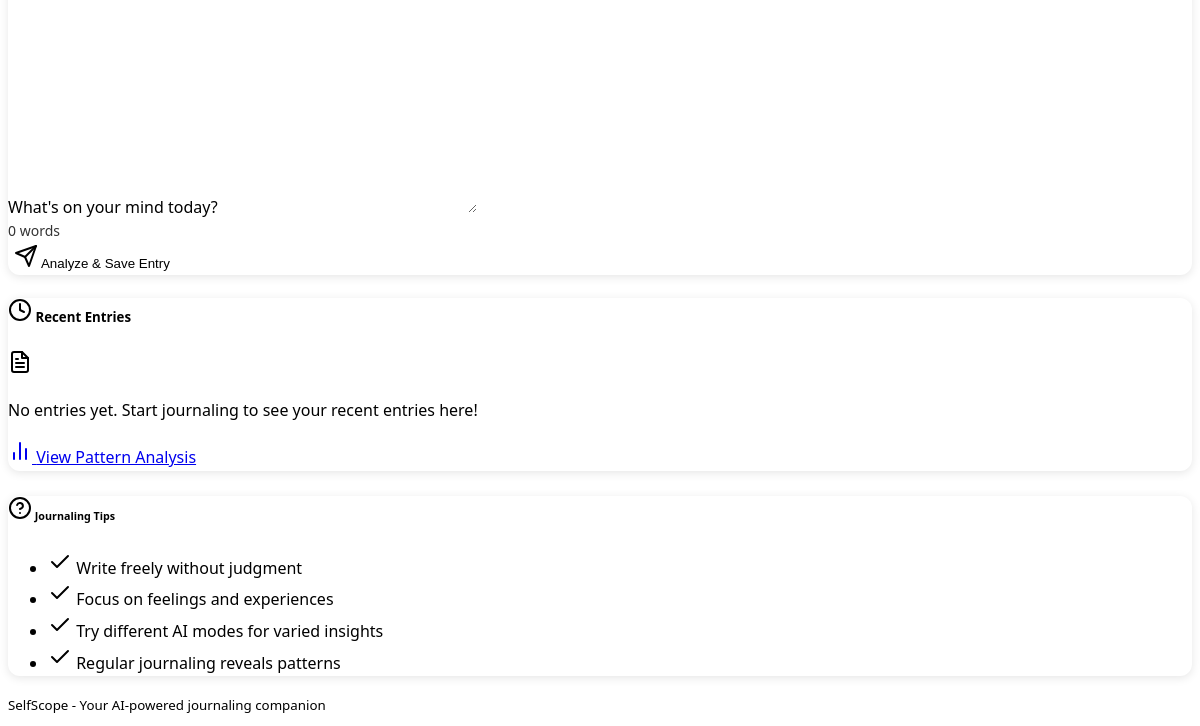
Before: / (lower part) with the older database file.
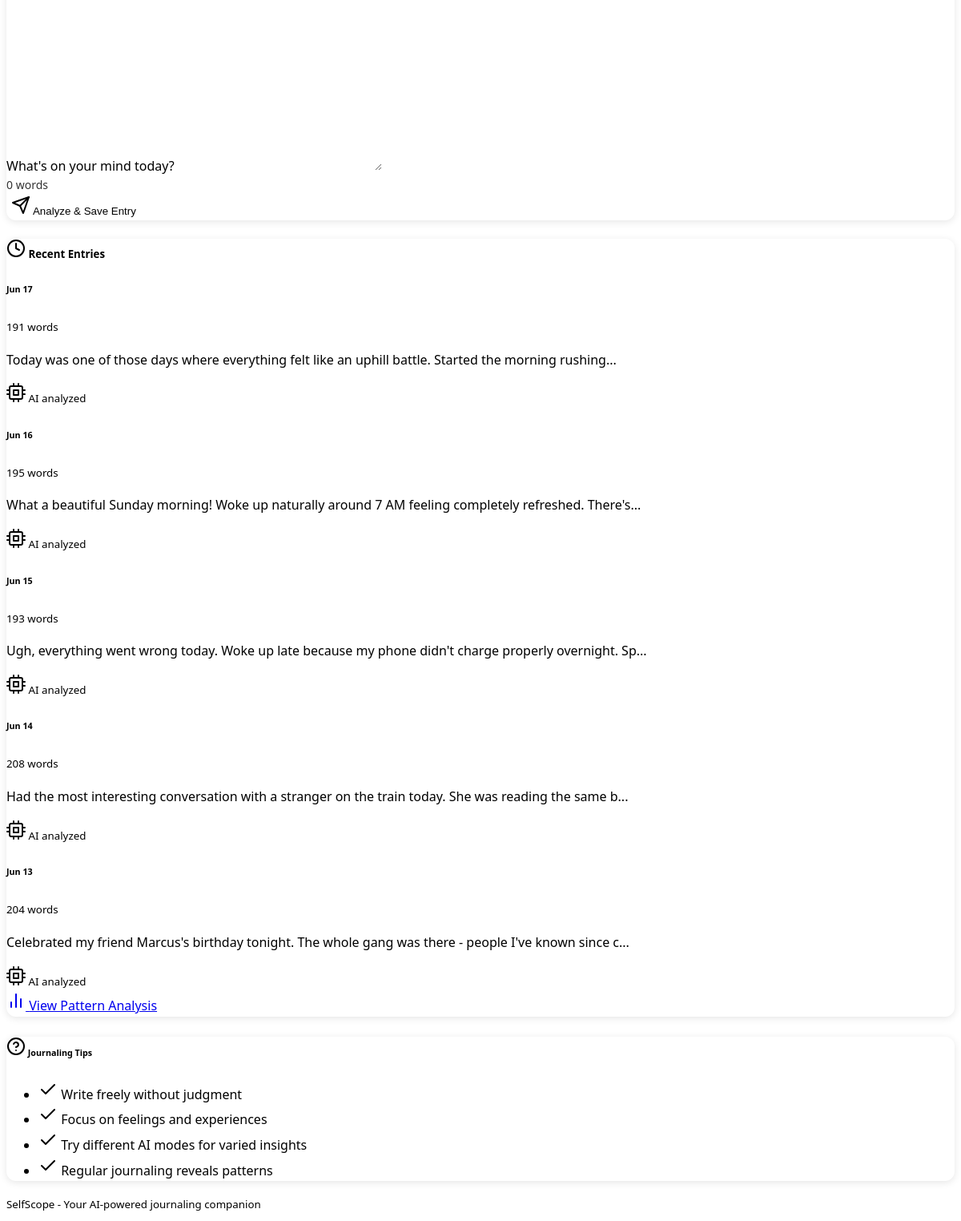
After: the same page with the newer database file.
### models.py (models this page shows, shortened)
class JournalEntry(db.Model):
    __tablename__ = 'journal_entries'
    id = db.Column(db.Integer, primary_key=True)
    date = db.Column(db.Date, nullable=False, unique=True, index=True)
    text = db.Column(db.Text, nullable=False)
    word_count = db.Column(db.Integer, default=0)
    ai_response = db.Column(db.Text)  # JSON string
    insight_mode = db.Column(db.String(50), default='reflective')
    created_at = db.Column(db.DateTime, default=datetime.utcnow)
    updated_at = db.Column(db.DateTime, default=datetime.utcnow, onupdate=datetime.utcnow)
    @property
    def ai_response_dict(self):
        if self.ai_response:
            try:
                return json.loads(self.ai_response)
            except json.JSONDecodeError:
                return {}
        return {}

### app.py (the view)
@app.route('/')
def index():
    recent_entries = journal_service.get_recent_entries(5)
    today_entry = journal_service.get_entry_by_date(datetime.now().strftime('%Y-%m-%d'))
    return render_template('index.html',
                         recent_entries=recent_entries,
                         today_entry=today_entry)

### app.py (called while the page is built)
@app.context_processor
def inject_context():
    return {
        'datetime': datetime,
        'ai_status': ai_service.get_status() if 'ai_service' in globals() else {'backend': 'Loading...', 'available': False}
    }

### database_ai_service.py (called while the page is built)
    def get_status(self):
        return self.local_ai.get_status()

### database_journal_service.py (called while the page is built, shortened)
    def get_entry_by_date(self, date_str):
        try:
            entry_date = datetime.strptime(date_str, '%Y-%m-%d').date()
            entry = JournalEntry.query.filter_by(date=entry_date).first()
            return None
        except Exception as e:
            logging.error(f"Error reading entry for {date_str}: {str(e)}")
            return None

    def get_recent_entries(self, count=5):
        try:
            entries = JournalEntry.query.order_by(JournalEntry.date.desc()).limit(count).all()
            result = []
            for entry in entries:
                result.append({
                    'date': entry.date.strftime('%Y-%m-%d'),
                    'text': entry.text,
                    'word_count': entry.word_count,
                    'ai_response': entry.ai_response_dict,
                    'insight_mode': entry.insight_mode,
                    'created_at': entry.created_at.isoformat()
                })
            return result
        except Exception as e:
            logging.error(f"Error getting recent entries: {str(e)}")
            return []

### local_ai_service.py (called while the page is built, shortened)
    def get_status(self):
        if self.config['endpoint_type'] == 'lm_studio' and self.available_models:
            return {
                'backend': f'LM Studio ({self.available_models[0]})',
                'available': True,
                'models': self.available_models,
                'endpoint': self.current_endpoint
            }
        else:
            return {
                'backend': 'Rule-based Analysis',
                'available': True,
                'models': [],
                'endpoint': None
            }

### templates/index.html (shortened to what this page needs)
{% extends "base.html" %}
{% block content %}
<div class="container my-4">
    <div class="row">
        <div class="col-lg-8">
            <div class="card">
                <div class="card-body">
                    <form action="{{ url_for('submit_entry') }}" method="POST" id="journalForm">
                        <div class="mb-3">
                            <label for="entry_text" class="form-label">What's on your mind today?</label>
                            <textarea class="form-control journal-textarea" name="entry_text" id="entry_text"
                                      rows="12" placeholder="Start writing your thoughts, feelings, experiences from today...">{% if today_entry %}{{ today_entry.text }}{% endif %}</textarea>
                            <div class="form-text">
                                <span id="wordCount">0</span> words
                            </div>
                        </div>
                        <div class="d-grid gap-2 d-md-flex justify-content-md-end">
                            <button type="submit" class="btn btn-primary btn-lg" id="submitBtn">
                                <i data-feather="send" class="me-2"></i>
                                Analyze & Save Entry
                            </button>
                        </div>
                    </form>
                </div>
            </div>
        </div>
        <div class="col-lg-4">
            <div class="card">
                <div class="card-header">
                    <h5 class="mb-0">
                        <i data-feather="clock" class="me-2"></i>
                        Recent Entries
                    </h5>
                </div>
                <div class="card-body">
                    {% if recent_entries %}
                        {% for entry in recent_entries %}
                        <div class="border-bottom pb-2 mb-2 {% if entry.date == datetime.now().strftime('%Y-%m-%d') %}bg-info bg-opacity-10 p-2 rounded{% endif %}">
                            <div class="d-flex justify-content-between align-items-start">
                                <h6 class="mb-1">{{ datetime.strptime(entry.date, '%Y-%m-%d').strftime('%b %d') }}</h6>
                                <small class="text-muted">{{ entry.word_count }} words</small>
                            </div>
                            <p class="mb-1 text-muted small">
                                {{ entry.text[:100] }}{% if entry.text|length > 100 %}...{% endif %}
                            </p>
                            {% if entry.ai_response %}
                            <small class="text-info">
                                <i data-feather="cpu" class="me-1"></i>
                                AI analyzed
                            </small>
                            {% endif %}
                        </div>
                        {% endfor %}
                    {% else %}
                        <div class="text-center text-muted py-4">
                            <i data-feather="file-text" size="48" class="mb-3"></i>
                            <p>No entries yet. Start journaling to see your recent entries here!</p>
                        </div>
                    {% endif %}
                </div>
                <div class="card-footer">
                    <a href="{{ url_for('dashboard') }}" class="btn btn-outline-secondary btn-sm w-100">
                        <i data-feather="bar-chart-2" class="me-2"></i>
                        View Pattern Analysis
                    </a>
                </div>
            </div>
            <div class="card mt-3">
                <div class="card-header">
                    <h6 class="mb-0">
                        <i data-feather="help-circle" class="me-2"></i>
                        Journaling Tips
                    </h6>
                </div>
                <div class="card-body">
                    <ul class="list-unstyled mb-0 small">
                        <li class="mb-2">
                            <i data-feather="check" class="me-2 text-success"></i>
                            Write freely without judgment
                        </li>
                        <li class="mb-2">
                            <i data-feather="check" class="me-2 text-success"></i>
                            Focus on feelings and experiences
                        </li>
                        <li class="mb-2">
                            <i data-feather="check" class="me-2 text-success"></i>
                            Try different AI modes for varied insights
                        </li>
                        <li class="mb-0">
                            <i data-feather="check" class="me-2 text-success"></i>
                            Regular journaling reveals patterns
                        </li>
                    </ul>
                </div>
            </div>
        </div>
    </div>
</div>
{% endblock %}

### templates/base.html (shortened to what this page needs)
<!DOCTYPE html>
<html lang="en" data-bs-theme="dark">
<head>
    <link href="https://cdn.replit.com/agent/bootstrap-agent-dark-theme.min.css" rel="stylesheet">
    <link rel="stylesheet" href="{{ url_for('static', filename='css/style.css') }}">
</head>
<body>
    <main class="flex-grow-1">
        {% block content %}{% endblock %}
    </main>
    <footer class="bg-dark text-center py-3 mt-5">
        <div class="container">
            <small class="text-muted">
                SelfScope - Your AI-powered journaling companion
            </small>
        </div>
    </footer>
</body>
</html>

### static/css/style.css (style rules this page uses)
:root { --journal-primary: #6c5ce7; --journal-secondary: #a29bfe; --journal-accent: #fd79a8; --journal-text: #2d3436; --journal-light: #f8f9fa; --journal-border: #e9ecef; }
body { font-family: 'Segoe UI', Tahoma, Geneva, Verdana, sans-serif; line-height: 1.6; min-height: 100vh; display: flex; flex-direction: column; }
.journal-textarea { font-size: 16px; line-height: 1.8; min-height: 300px; border: 2px solid var(--bs-border-color); border-radius: 12px; padding: 20px; resize: vertical; transition: border-color 0.3s ease, box-shadow 0.3s ease; }
.card { border: none; border-radius: 12px; box-shadow: 0 2px 10px rgba(0, 0, 0, 0.1); transition: transform 0.2s ease, box-shadow 0.2s ease; }
.card-header { border-radius: 12px 12px 0 0; border-bottom: 1px solid var(--bs-border-color); background: rgba(var(--bs-primary-rgb), 0.05); }
.btn { border-radius: 8px; font-weight: 500; transition: all 0.2s ease; }
.btn-primary { background: linear-gradient(135deg, var(--bs-primary), rgba(var(--bs-primary-rgb), 0.8)); border: none; }
[data-bs-theme="dark"] .journal-textarea { background-color: var(--bs-dark); color: var(--bs-light); border-color: var(--bs-border-color); }
[data-bs-theme="dark"] .card { background-color: var(--bs-dark); color: var(--bs-light); }
.form-text { font-size: 0.875rem; opacity: 0.8; }

Changed rows visible on the page:
added JournalEntry: strptime "Jun 17", word_count "191", text "Today was one of those days where everything felt like an uphill battle. Started the morning rushing"
added JournalEntry: strptime "Jun 16", word_count "195", text "What a beautiful Sunday morning! Woke up naturally around 7 AM feeling completely refreshed. There's"
added JournalEntry: strptime "Jun 15", word_count "193", text "Ugh, everything went wrong today. Woke up late because my phone didn't charge properly overnight. Sp"
added JournalEntry: strptime "Jun 14", word_count "208", text "Had the most interesting conversation with a stranger on the train today. She was reading the same b"
added JournalEntry: strptime "Jun 13", word_count "204", text "Celebrated my friend Marcus's birthday tonight. The whole gang was there - people I've known since c"
Other visible differences:
text no longer shown: "No entries yet. Start journaling to see your recent entries here!"
